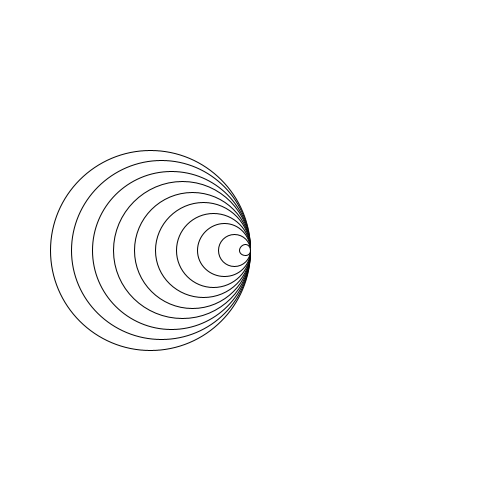
Frame 1 (no input)
Frame 60 (the mouse pressed at the canvas centre just before this capture): identical to frame 1, image omitted
Frame 120 (the mouse held since frame 60 and released just before this capture): identical to frame 1, image omitted

The Processing sketch that drew this single still picture (run headless with seeded random() and noise(); from frame 60 on, the mouse is pressed at the canvas centre):

// Processing sketch: h9_14
// ── h9_14.pde
void setup(){
  size(500,500);
}

void draw(){
  background(255,255,255);
  drawRightC(250,250,200,10);
  
}

void drawRightC(int x, int y, int sizeC, int aantal){
  for (int i = 0; i < aantal; i++){
    ellipse(x - sizeC/2,y,sizeC,sizeC);
    sizeC -= 21;
  }
}
